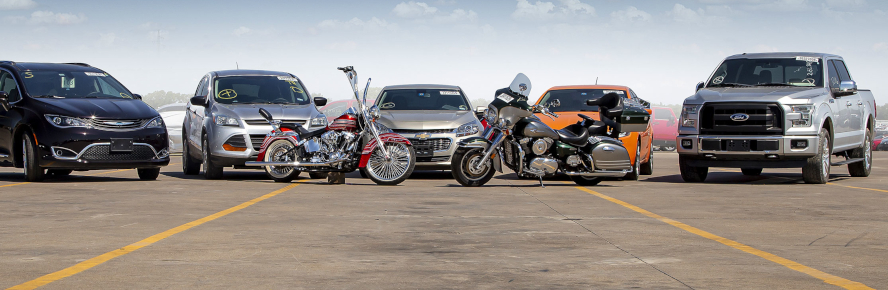
#> input picture Object detection/cars.jpg, 888 x 290 px
$ python opencv_tutorial_01.py --image 'Object detection/cars.jpg'
#> lines starting #> are read from the running program, lines starting #| are printed output that depends on the picture
# GUIDE
# https://www.pyimagesearch.com/2018/07/19/opencv-tutorial-a-guide-to-learn-opencv/
# PLAN
# https://www.pyimagesearch.com/start-here/
# COLAB
# https://colab.research.google.com/drive/13IN2dZENZRB1Ta4MXxHcT1LuZeGJkjon?authuser=1#scrollTo=GNQTey7hCgD2


import imutils
import cv2
import argparse
# from google.colab.patches import cv2_imshow
# In Colab use cv2_imshow instead of cv2.imshow

ap = argparse.ArgumentParser()
ap.add_argument("-i", "--image", required=True, help='path to input image')
args = vars(ap.parse_args())

img = args['image']
# img = 'images/jp.jpeg'

# OpenCV reads images in BGR ordering
image = cv2.imread(img)
#> image is the input picture: shape (290, 888, 3); mean B, G, R 139.4, 142.4, 147.7
h, w, d = image.shape
#> h = 290; w = 888; d = 3
print(f'Image {img} has width={w}, height={h}, depth={d}')
#| Image Object detection/cars.jpg has width=888, height=290, depth=3

cv2.imshow('Image', image)
cv2.waitKey(0)
#waits for user to press any key
#(this is necessary to avoid Python kernel form crashing)


### Array slicing and Cropping ###
# Apply method to auto define ROIs from
# https://www.pyimagesearch.com/2018/02/26/face-detection-with-opencv-and-deep-learning/
roi = image[40:80, 70:120]
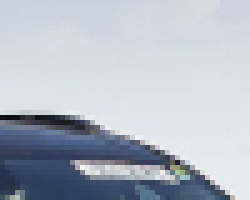
#> roi: shape (40, 50, 3) (shown 5 times larger); mean B, G, R 196.7, 185.9, 177.8
cv2.imshow('ROI', roi)
cv2.waitKey(0)


ratio = 300.0 / w
#> ratio = 0.338
dim = (300, int(ratio * h))
#> dim = (300, 97)
resized = cv2.resize(image, dim)
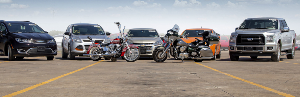
#> resized: shape (97, 300, 3); mean B, G, R 139.3, 142.3, 147.6

resized = imutils.resize(image, width=100)
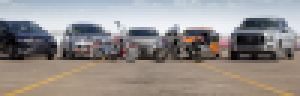
#> resized: shape (32, 100, 3) (shown 3 times larger); mean B, G, R 139.4, 142.4, 147.7
cv2.imshow('Resized', resized)
cv2.waitKey(0)

center = (w // 2, h // 2)
#> center = (444, 145)
M = cv2.getRotationMatrix2D(center, -45, 1.0)
rotated = cv2.warpAffine(image, M, (w, h))
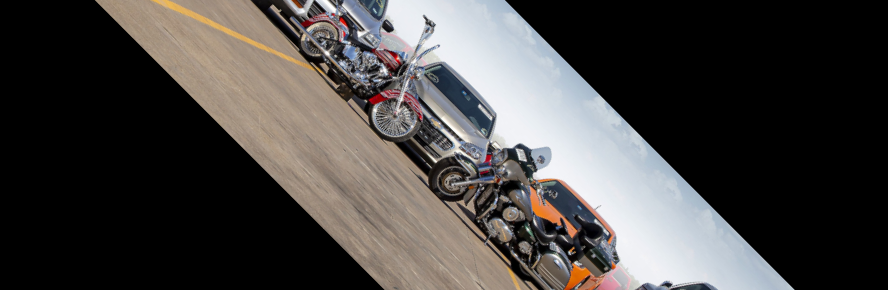
#> rotated: shape (290, 888, 3); mean B, G, R 67.9, 69.6, 72.5

rotated = imutils.rotate(image, -45)

# How it works
# https://www.pyimagesearch.com/2017/01/02/rotate-images-correctly-with-opencv-and-python/
rotated = imutils.rotate_bound(image, 45)
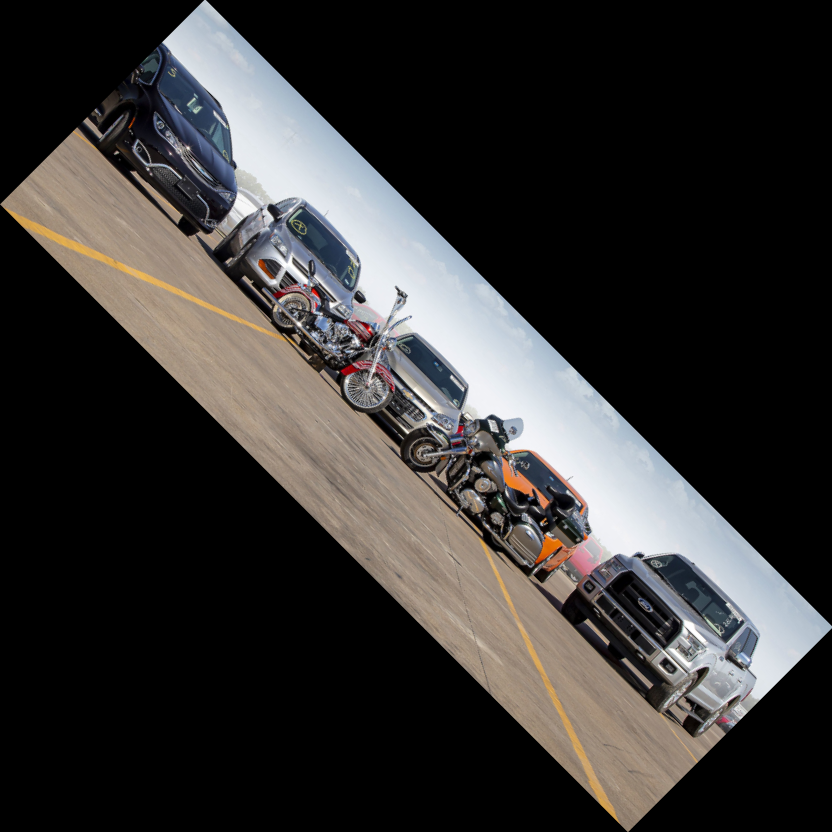
#> rotated: shape (832, 832, 3); mean B, G, R 51.9, 53, 54.9

cv2.imshow('Rotated', rotated)
cv2.waitKey(0)

# Smooth image
# blur image to reduce high-frequency noise
# https://www.pyimagesearch.com/2016/07/25/convolutions-with-opencv-and-python/
blurred = cv2.GaussianBlur(image, (7, 7), 0)
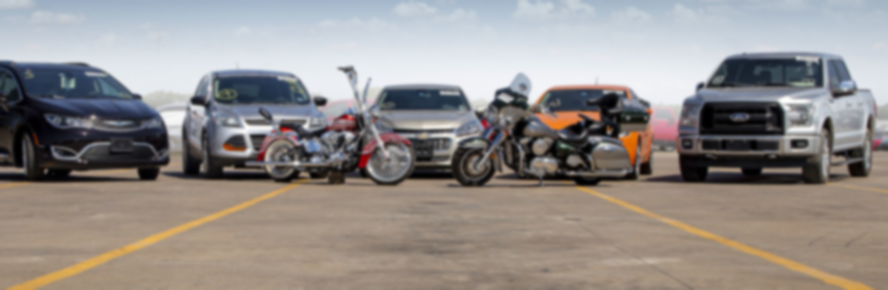
#> blurred: shape (290, 888, 3); mean B, G, R 139.4, 142.4, 147.7
cv2.imshow('blurred', blurred)
cv2.waitKey(0)

# DRAWING
output = image.copy()
# top-left, bottom-right, color, thickness
cv2.rectangle(output, (70, 40), (120, 90), (0, 0, 255), 2)
cv2.imshow('Rectangle', output)
cv2.waitKey(0)

output = image.copy()
cv2.circle(output, (150, 70), 20, (255, 0, 0), -1)
cv2.imshow('Circle', output)
cv2.waitKey(0)

output = image.copy()
cv2.line(output, (70, 40), (120, 90), (0, 0, 255), 2)
cv2.imshow('Line', output)
cv2.waitKey(0)

output = image.copy()
cv2.putText(output, 'Jurassic Park', (10, 25), cv2.FONT_HERSHEY_SIMPLEX, 0.5, (0, 255, 0), 1)
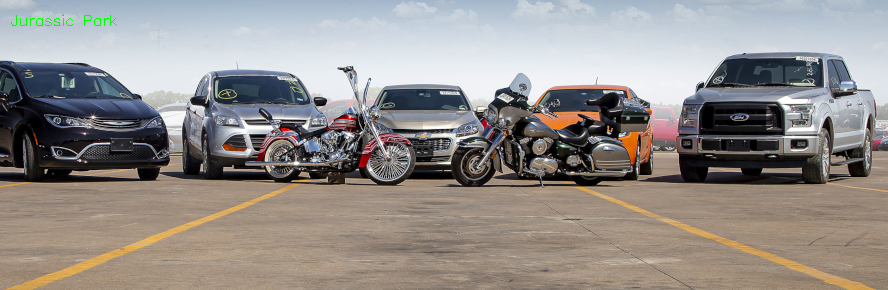
#> output: shape (290, 888, 3); mean B, G, R 139.2, 142.5, 147.5
cv2.imshow('Text', output)
cv2.waitKey(0)

cv2.destroyAllWindows()
